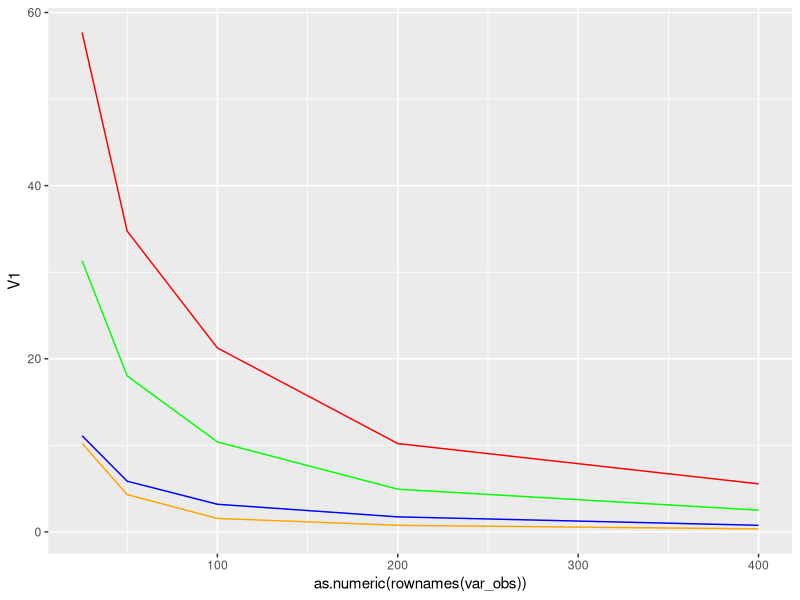

R code for this plot:
library(tidyverse)

#### OLS
olsFun <- function(data){
  ### set column names and add intercept column to X
  Y <- data[,1]
  N <- nrow(data)
  X <- cbind(rep(1, N), data[,2])
  
  ### calculate the formel and extract the Beta coefficient 
  beta_ols=(solve(t(X)%*% X) %*% (t(X) %*% Y))[2,1]
  
  return(beta_ols)
}


testData <- cbind( c(0.62, 0.18, 3.92, 0.80, -5.15),
c(0.44, 1.49, 0.69, 0.13, 1.90) )

olsFun(data = testData)

##### weighted least squares
wlsFun <- function(data, lambda){
  if (is.numeric(lambda)==FALSE){print("lambda is not numeric") } 
  else{
    ### create variable for the number of observations in the dataset
    N <- nrow(data)
    
    ### set column names and add intercept column for X
    Y <- data[,1]
    X <- cbind(rep(1,N), data[,2])
    
    ### create a zero matrix N x N
    Z <- matrix(0, N, N)
    
    ## make a forloop to put in the error terms on the diagonal 
    ## to create the error covariance matrix
    er <- NULL
    for (i in 1:N) {
      er[i] <- exp(X[i,2]*lambda)
      Z[i,i] <- er[i] 
    }
    ### calculate and extract the Beta coefficient
    beta_wls = ((solve(t(X)%*%(solve(Z))%*%X)%*%t(X)%*%
                   (solve(Z))%*%Y))[2,1]
  return(beta_wls)
  }
}

wlsFun(data = testData, lambda = 2)

#### FWLS
fwlsFun <- function(data, trueVar){
  y = data[,1]
  N <- nrow(data)
  X = cbind(rep(1,N), data[,2:ncol(data)])
  
  mod = lm(y ~ -1 +X)
  res = mod$residuals
  res2 = res^2
  
  ln_res2 = lm(log(res2) ~  -1 +X)
  lambda_hat = ln_res2$coefficients[2]
  
  if(trueVar == TRUE){
    error_cov = matrix(0, N, N)
    for(i in 1:N){
      error_cov[i,i] <- exp(X[i,2]*lambda_hat)
    }
    
  }
  else if(trueVar == FALSE)
  {
    error_cov = matrix(0, N, N)
    for(i in 1:N){
      error_cov[i,i] <- 1 + X[i,2]*lambda_hat
    }
    
  }
beta_fwls = (solve(t(X)%*%solve(error_cov)%*%X)%*%t(X)%*%solve(error_cov)%*%y)[2,1]

return(beta_fwls)
}
fwlsFun(data = testData, trueVar = TRUE)
fwlsFun(data = testData, trueVar = FALSE)


#### Data simulation
DataFun <- function(n, lambda) {

    # independent variable
    x <- runif(n, min = 0, max = 2)

    # standard deviation in epsilons normal distribution
    s <- NULL
    for (i in seq_len(n)) {
        s[i] <- exp(x[i]*lambda)
    }

    # error term
    epsilon <- rnorm(n, mean = rep(0, n), sd = s)

    beta <- 2

    # dependent variable
    y <- NULL
    for (i in seq_len(n)) {
        y[i] <- beta*x[i] + epsilon[i]
    }

    # container matrix
    mat <- matrix(data = 0, ncol = 2, nrow = n)

    # creating matrix of indepedent and dependent variables
    for (i in seq_len(n)) {
        mat[i, 1] <- y[i]
        mat[i, 2] <- x[i]
    }
    return(mat)
}

#####

SimFun <- function(n, sim_reps, seed, lambda) {
    set.seed(seed)
    R <- sim_reps

    # saving betas
    mat <- matrix(0, nrow = R, ncol = 4)

    for (i in seq_len(R)) {
    # data sim
    dat <- DataFun(n, lambda)
    # estimate sim
    mat[i,1] <- olsFun(dat)
    mat[i,2] <- wlsFun(dat, lambda)
    mat[i,4]<- fwlsFun(dat, trueVar = TRUE)
    mat[i,3]<- fwlsFun(dat, trueVar = FALSE)
    }
    betas <- apply(mat, 2, var)

    return(betas)
}

x <- c(25, 50, 100, 200, 400)

var_obs <- matrix(0, ncol = 4, nrow = 5)

for (i in seq_along(x)) {
    var_obs[i,] <- (SimFun(x[i], 100, 2020, 2))
}

var_obs = as.data.frame(var_obs)
rownames(var_obs) = c(25, 50, 100, 200, 400)

ggplot(data = var_obs) + 
  geom_line(aes(x = as.numeric(rownames(var_obs)), y = V1), color = "red") +
  geom_line(aes(x = as.numeric(rownames(var_obs)), y = V2), color = "blue") +
  geom_line(aes(x = as.numeric(rownames(var_obs)), y = V3), color = "green") +
  geom_line(aes(x = as.numeric(rownames(var_obs)), y = V4), color = "orange") 






